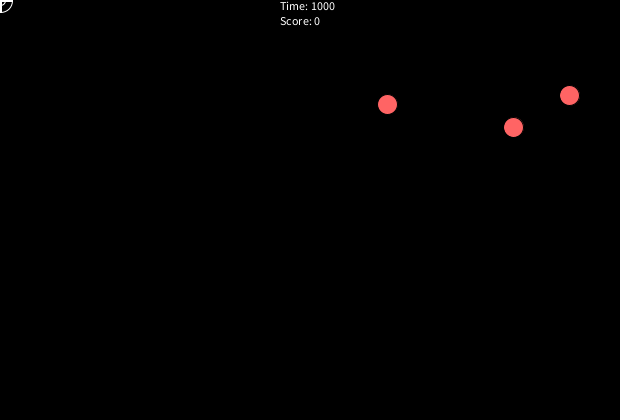
Frame 1 (no input)
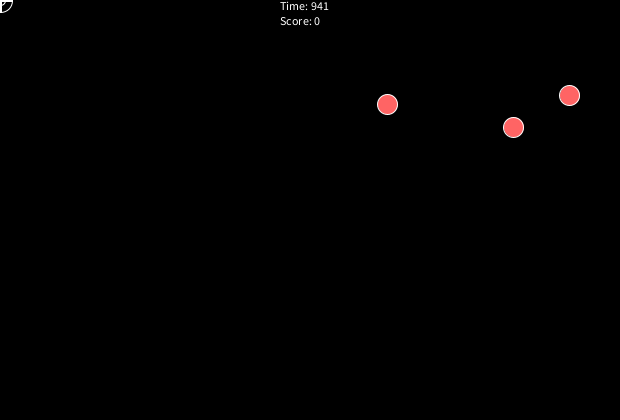
Frame 60 (the mouse pressed at the canvas centre just before this capture)
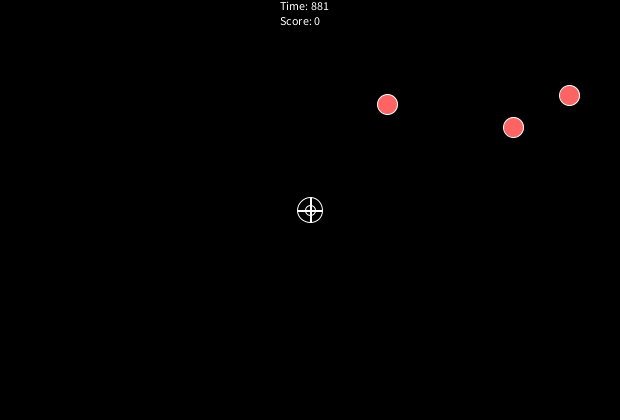
Frame 120 (the mouse held since frame 60 and released just before this capture)

The Processing sketch that drew these frames (run headless with seeded random() and noise(); from frame 60 on, the mouse is pressed at the canvas centre):

// Processing sketch: WhackAMole_java
// ── WhackAMole_java.pde
class Whacker{
  int x;
  int y;
  int red;
  int green;
  int blue;
  
  
  Whacker(){
    x = mouseX;
    y = mouseY;
    red = 255;
    green = 255;
    blue = 255;
  }
  
  void exist(){
    stroke(255);
    fill(0);
    ellipse(x, y, 25, 25);
    ellipse(x, y, 10, 10);
    rect(x, y - 12.5, 1, 25);
    rect(x - 12.5, y, 25, 1);
    x = mouseX;
    y = mouseY;
  }
}

// ── moles_java.pde
class Moles {
  float x;
  float y; 

  Moles() {
    x = random(1, 599);
    y = random(1, 399);
  }

  void annoy() {
    fill(255, 100, 100);
    ellipse(x, y, 20, 20); 
  }
  void returnn(){
    x = random(1, 599);
    y = random(1, 399);
    //x = 100000;
  }
}

// ── run.pde
Whacker whack;
Moles[] mole;
int mnum = 3;
int time = 1000;
int score = 0;
void settings() {
  size(620, 420);
}

void setup() {
  mole = new Moles[mnum];
  for (int i = 0; i < mnum; i++) {
    mole[i] = new Moles();
  }
  whack = new Whacker();
}

void draw() {
  background(0);
  for (int i = 0; i < mnum; i++) {
    mole[i].annoy();

    if (mousePressed && mole[i].x - 10 <= whack.x + 12.5 && mole[i].x + 10 >= whack.x - 12.5 && mole[i].y + 10 >= whack.y - 12.5 && mole[i].y - 10 <= whack.y + 12.5) {
      mole[i].returnn();
      time += 25;
      score++;
    }
     if (time <= 0 ) {
      for(int j = 0; j < mnum; j++){
        mole[i].x = 1000;
        text("Gamer Over ", 263, 190);
        text("Final Score: " + score, 263, 205);
      }
    }
  }
  whack.exist();
  fill(255);
  if (time > 0) {
    text("Time: " + time, 280, 10);
    text("Score: " + score, 280, 25);
  }
  
  time -= 1;
}
